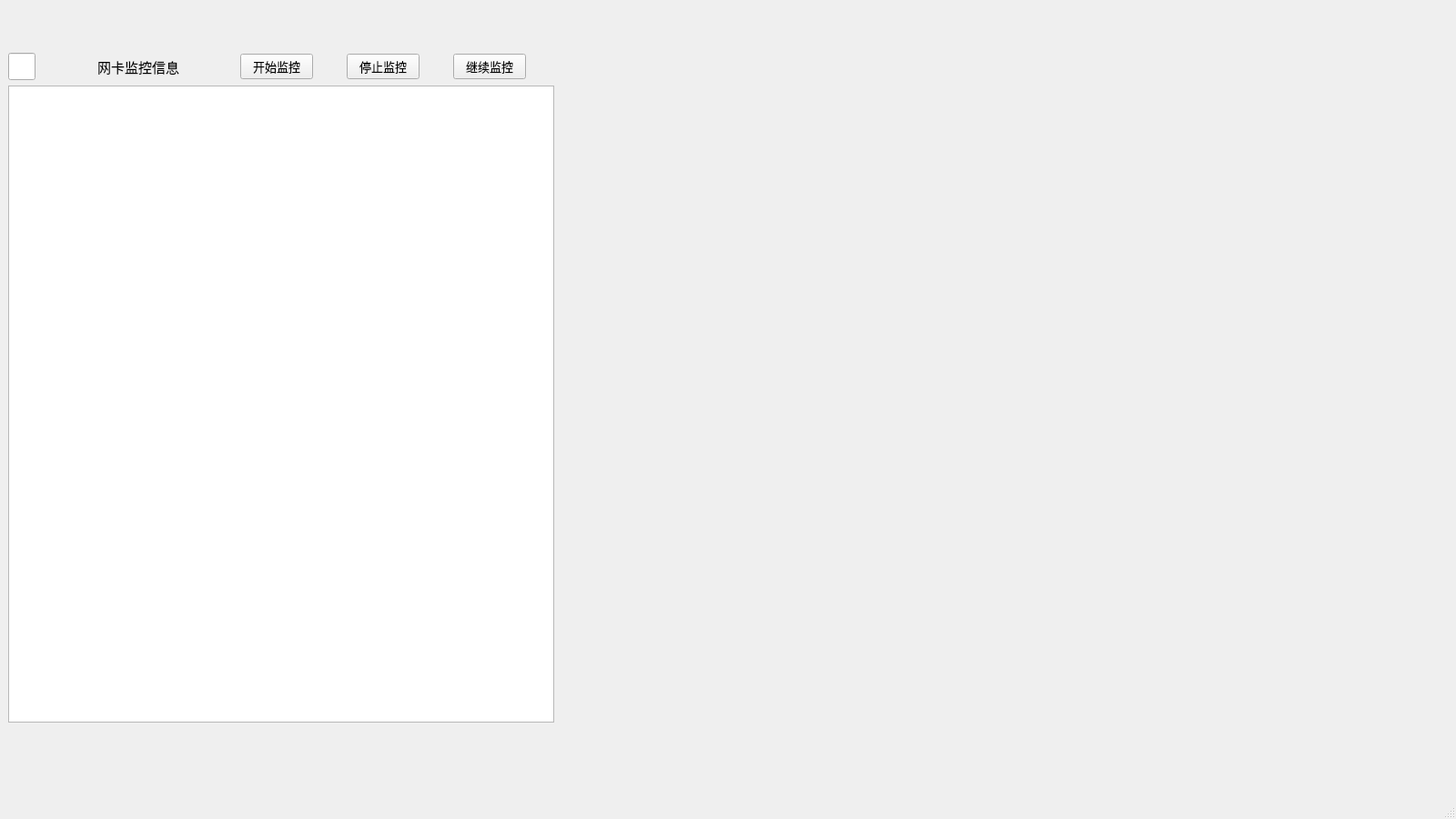
<?xml version="1.0" encoding="UTF-8"?>
<ui version="4.0">
 <class>MainWindow</class>
 <widget class="QMainWindow" name="MainWindow">
  <property name="geometry">
   <rect>
    <x>0</x>
    <y>0</y>
    <width>1600</width>
    <height>900</height>
   </rect>
  </property>
  <property name="minimumSize">
   <size>
    <width>1600</width>
    <height>900</height>
   </size>
  </property>
  <property name="maximumSize">
   <size>
    <width>1600</width>
    <height>900</height>
   </size>
  </property>
  <property name="font">
   <font>
    <family>仿宋</family>
    <pointsize>10</pointsize>
   </font>
  </property>
  <property name="windowTitle">
   <string>MainWindow</string>
  </property>
  <widget class="QWidget" name="centralwidget">
   <layout class="QGridLayout" name="gridLayout_2">
    <item row="0" column="0">
     <layout class="QGridLayout" name="gridLayout">
      <item row="0" column="0">
       <widget class="QLineEdit" name="idx">
        <property name="minimumSize">
         <size>
          <width>0</width>
          <height>30</height>
         </size>
        </property>
        <property name="maximumSize">
         <size>
          <width>30</width>
          <height>30</height>
         </size>
        </property>
        <property name="font">
         <font>
          <family>Cambria</family>
          <pointsize>10</pointsize>
         </font>
        </property>
        <property name="text">
         <string/>
        </property>
        <property name="alignment">
         <set>Qt::AlignCenter</set>
        </property>
       </widget>
      </item>
      <item row="0" column="1">
       <widget class="QLabel" name="label">
        <property name="minimumSize">
         <size>
          <width>0</width>
          <height>30</height>
         </size>
        </property>
        <property name="maximumSize">
         <size>
          <width>120</width>
          <height>30</height>
         </size>
        </property>
        <property name="font">
         <font>
          <family>仿宋</family>
          <pointsize>11</pointsize>
         </font>
        </property>
        <property name="text">
         <string>网卡监控信息</string>
        </property>
       </widget>
      </item>
      <item row="0" column="2">
       <widget class="QPushButton" name="pushButton">
        <property name="maximumSize">
         <size>
          <width>80</width>
          <height>16777215</height>
         </size>
        </property>
        <property name="text">
         <string>开始监控</string>
        </property>
       </widget>
      </item>
      <item row="0" column="3">
       <widget class="QPushButton" name="pushButton_2">
        <property name="maximumSize">
         <size>
          <width>80</width>
          <height>16777215</height>
         </size>
        </property>
        <property name="text">
         <string>停止监控</string>
        </property>
       </widget>
      </item>
      <item row="0" column="4">
       <widget class="QPushButton" name="pushButton_3">
        <property name="maximumSize">
         <size>
          <width>80</width>
          <height>16777215</height>
         </size>
        </property>
        <property name="text">
         <string>继续监控</string>
        </property>
       </widget>
      </item>
      <item row="0" column="5">
       <widget class="QLabel" name="label_2">
        <property name="maximumSize">
         <size>
          <width>16777215</width>
          <height>20</height>
         </size>
        </property>
        <property name="text">
         <string/>
        </property>
       </widget>
      </item>
      <item row="1" column="0" colspan="5">
       <widget class="QTableWidget" name="tableWidget">
        <property name="minimumSize">
         <size>
          <width>600</width>
          <height>700</height>
         </size>
        </property>
        <property name="maximumSize">
         <size>
          <width>800</width>
          <height>700</height>
         </size>
        </property>
       </widget>
      </item>
      <item row="1" column="5">
       <widget class="QWidget" name="widget" native="true"/>
      </item>
      <item row="2" column="0" colspan="6">
       <widget class="QLabel" name="label_3">
        <property name="maximumSize">
         <size>
          <width>1000</width>
          <height>20</height>
         </size>
        </property>
        <property name="text">
         <string/>
        </property>
       </widget>
      </item>
     </layout>
    </item>
   </layout>
  </widget>
  <widget class="QMenuBar" name="menubar">
   <property name="geometry">
    <rect>
     <x>0</x>
     <y>0</y>
     <width>1600</width>
     <height>23</height>
    </rect>
   </property>
  </widget>
  <widget class="QStatusBar" name="statusbar"/>
 </widget>
 <resources/>
 <connections/>
</ui>
